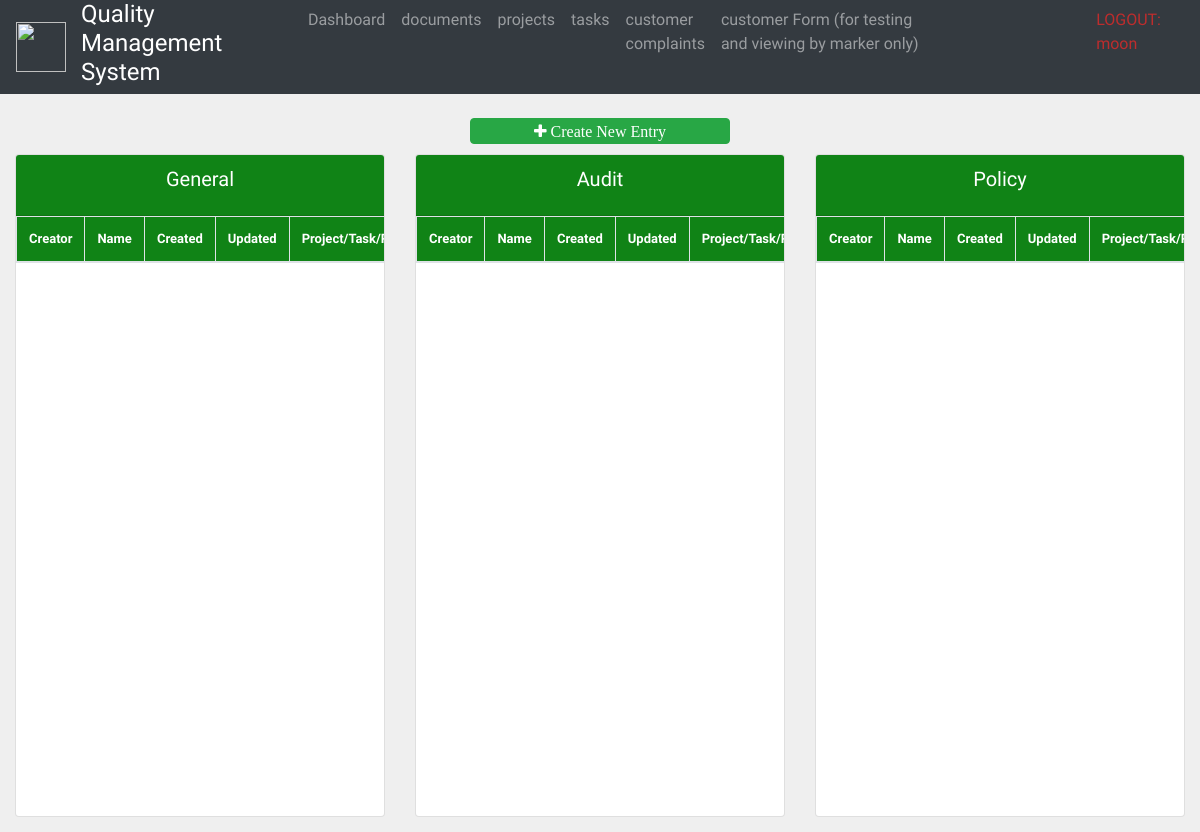
Before: /edocboard/ (signed in, upper part) with the older database file.
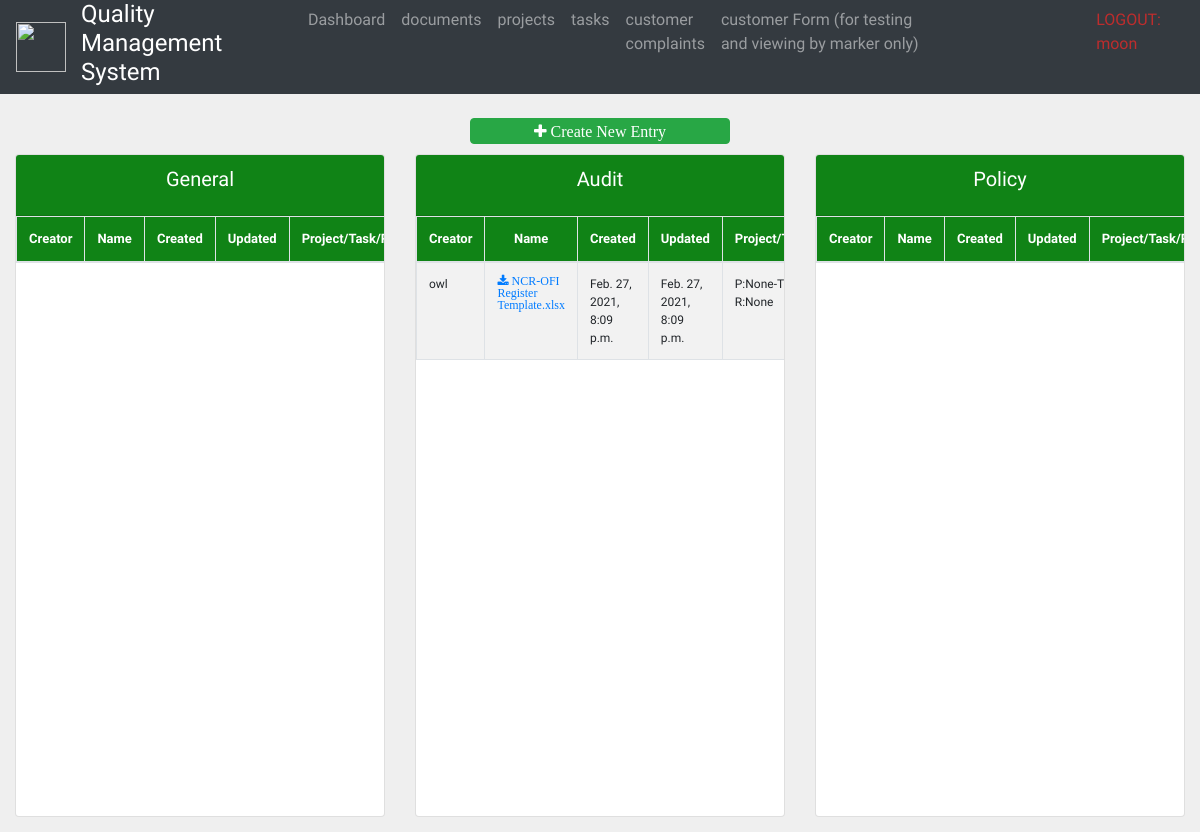
After: the same page with the newer database file.
### docs/models.py (models this page shows, shortened)
class Doc(models.Model):
    KIND_CHOICE =(
        ('General', 'General'),
        ('Audit', 'Audit'),
        ('Project Related', 'Project Related'),
        ('Policy', 'Policy'),
        ('Procedures', 'Procedures '),
        ('Guidelines', 'Guidelines'),
        ('Forms and templates', 'Forms and templates'),
        ('Minutes', 'Minutes'),
    )
    name = models.CharField(max_length=250, null=True, blank=True)
    creator = models.ForeignKey(settings.AUTH_USER_MODEL, on_delete=models.NOT_PROVIDED)
    projectID = models.ForeignKey(ProjectID.Project, null=True, blank=True, on_delete=models.SET_NULL)
    taskID = models.ForeignKey(TaskID.Task, null=True, blank=True, on_delete=models.SET_NULL)
    reportID = models.ForeignKey(ReportID.Report, null=True, blank=True, on_delete=models.SET_NULL)
    classified = models.BooleanField(default = False)
    document = models.FileField(null=False, blank=False)
    kind = models.CharField(choices=KIND_CHOICE, max_length=30, null=True, blank=True)
    dateCreated = models.DateTimeField(auto_now_add=True)
    dateUpdated = models.DateTimeField(null=True, blank=True)
    dateDeleted = models.DateTimeField(null=True, blank=True)

### acc/decorators.py (the view)
        def wrapper_func(request, *args, **kwargs):
            group = None
            if request.user.groups.exists():
                group =  request.user.groups.all()[0].name
            if group in allowed_roles:
                return view_func(request, *args, **kwargs)
            else:
                return HttpResponse('you are not authorised!')

### docs/views.py (called while the page is built)
@login_required(login_url='login')
@allowed_users(allowed_roles=['Employee'])
def edocboard(request):
   docs = Doc.objects.filter(classified=False)
   return render(request, 'edocboard.html', {'docs': docs})

### docs/templates/edocboard.html (shortened to what this page needs)
{%  extends 'Base.html' %}
{% block content %}
<br>
<div style="max-width: 350px; margin-bottom: 10px;" class="container mx-auto w-50px">
	<div class="col">
		<div style="text-align:center; " class="button-box col-lg-12">
            <a style="font-size: medium;" class="btn btn-success  btn-block fa fa-plus fa-lg" aria-hidden="true" href="{% url 'docEmployeeCreate'%}"> Create New Entry</a>
   		</div>
	</div>
</div>
<div class="row">
	<div class="col-4">
		<div class="card text-center mb-3">
			<div class="card-header"  id="table-title1">
				<h5 class="card-title">General</h5>
			</div>
			<div id="table-short">
				<table class="table table-striped table-bordered projects" style="width: 100%">
					<thead>
						<tr id="table-title1">
							<th>Creator</th>
							<th>Name</th>
							<th>Created</th>
							<th>Updated</th>
							<th>Project/Task/Report</th>
						</tr>
					</thead>
				</table>
			</div>
		</div>
	</div>
	<div class="col-4">
		<div class="card text-center mb-3">
			<div class="card-header"  id="table-title1">
				<h5 class="card-title">Audit</h5>
			</div>
			<div id="table-short">
				<table class="table table-striped table-bordered projects" style="width: 100%">
					<thead>
						<tr id="table-title1">
							<th>Creator</th>
							<th>Name</th>
							<th>Created</th>
							<th>Updated</th>
							<th>Project/Task/Report</th>
						</tr>
					</thead>
					<tbody id="table-font" >
					{% for d in docs %}
						{% if d.kind == 'Audit' and d.dateDeleted == NULL %}
							<tr >
							<td>{{d.creator}}</td>
							<td><a class= "fa fa-download" href="{{d.document.url}}"> {{d.name}}</a></td>
							<td>{{d.dateCreated}}</td>
							<td>{{d.dateUpdated}}</td>
							<td>P:{{d.projectID}}-T:{{d.taskID}}-R:{{d.reportID}}</td>
							</tr>
						{% endif %}
					{% endfor %}
					</tbody>
				</table>
			</div>
		</div>
	</div>
	<div class="col-4">
		<div class="card text-center mb-3">
			<div class="card-header"  id="table-title1">
				<h5 class="card-title">Policy</h5>
			</div>
			<div id="table-short">
				<table class="table table-striped table-bordered projects" style="width: 100%">
					<thead>
						<tr id="table-title1">
							<th>Creator</th>
							<th>Name</th>
							<th>Created</th>
							<th>Updated</th>
							<th>Project/Task/Report</th>
						</tr>
					</thead>
				</table>
			</div>
		</div>
	</div>
</div>
{% endblock %}

Changed rows visible on the page:
added Doc: creator "owl", name "NCR-OFI Register Template.xlsx", dateCreated "Feb. 27, 2021, 8:09 p.m.", dateUpdated "Feb. 27, 2021, 8:09 p.m.", projectID "None", reportID "None"
